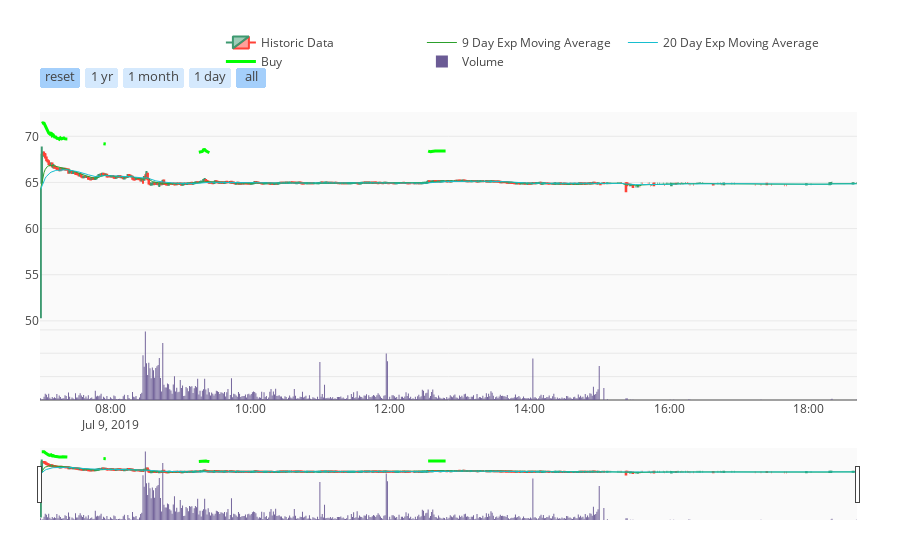

The code cell stored with this chart in its notebook:
### Code cell
iplot(fig, filename='charts/dgaz_test2', validate=False)

### Figure 1 — Plotly figure (JSON) as saved in the notebook; plotly's stock layout.template omitted (floating-point values rounded to 4 significant figures; data arrays with more than 128 entries replaced by an {"elided": "..."} marker saying what was removed)
{"data": [{"close": {"elided": "560 float values"}, "decreasing": {"line": {"color": "r"}}, "high": {"elided": "560 float values"}, "increasing": {"line": {"color": "g"}}, "low": {"elided": "560 float values"}, "name": "Historic Data", "open": {"elided": "560 float values"}, "type": "candlestick", "x": {"elided": "560 str values"}, "yaxis": "y2"}, {"fill": null, "line": {"width": 1}, "marker": {"color": "#2ca02c"}, "mode": "lines", "name": "9 Day Exp Moving Average", "type": "scatter", "x": {"elided": "560 str values"}, "y": {"elided": "560 float values"}, "yaxis": "y2"}, {"fill": null, "line": {"width": 1}, "marker": {"color": "#17becf"}, "mode": "lines", "name": "20 Day Exp Moving Average", "type": "scatter", "x": {"elided": "560 str values"}, "y": {"elided": "560 float values"}, "yaxis": "y2"}, {"line": {"width": 3}, "marker": {"color": "#00FF00"}, "mode": "lines", "name": "Buy", "type": "scatter", "x": {"elided": "560 str values"}, "y": {"elided": "560 float values"}, "yaxis": "y2"}, {"marker": {"color": "#6B5B95"}, "name": "Volume", "type": "bar", "x": {"elided": "560 str values"}, "y": {"elided": "560 int values"}, "yaxis": "y"}], "layout": {"legend": {"orientation": "h", "x": 0.3, "y": 0.9, "yanchor": "bottom"}, "margin": {"b": 40, "l": 40, "r": 40, "t": 40}, "plot_bgcolor": "rgb(250, 250, 250)", "xaxis": {"autorange": true, "rangeselector": {"bgcolor": "rgba(150, 200, 250, 0.4)", "buttons": [{"count": 1, "label": "reset", "step": "all"}, {"count": 1, "label": "1 yr", "step": "year", "stepmode": "backward"}, {"count": 3, "label": "1 month", "step": "month", "stepmode": "backward"}, {"count": 1, "label": "1 day", "step": "day", "stepmode": "backward"}, {"step": "all"}], "font": {"size": 13}, "visibe": true, "x": 0, "y": 0.9}}, "yaxis": {"autorange": true, "domain": [0, 0.2], "showticklabels": false}, "yaxis2": {"domain": [0.2, 0.8]}}}
